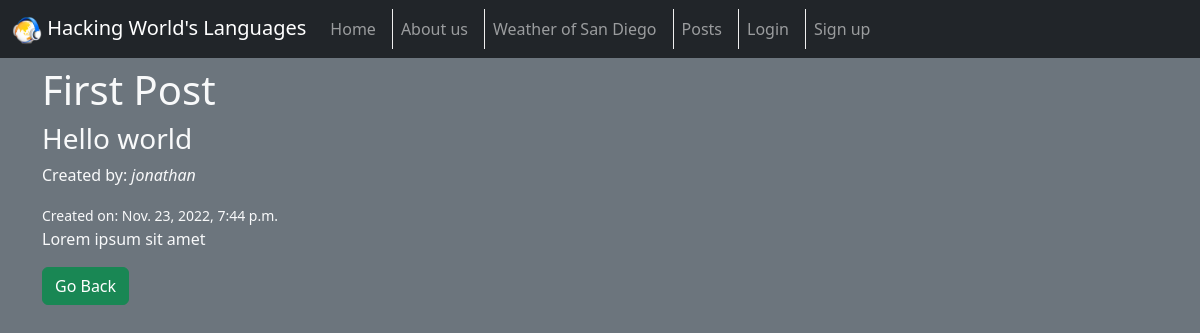
/posts/3/, run on the app's committed database.
### posts/models.py (models this page shows, shortened)
class Post (models.Model):
    title = models.CharField(max_length=100)
    subtitle = models.CharField(max_length=100)
    body = models.TextField()
    created_at = models.DateTimeField(auto_now_add=True)
    author = models.ForeignKey(
        get_user_model(),
        on_delete=models.CASCADE,
    )
    status = models.ForeignKey(
        Status,
        on_delete=models.CASCADE,
        default=2,
    )

### posts/views.py (the view)
# urls.py: path("<int:pk>/", PostDetailView.as_view(), name="detail"),
class PostDetailView(DetailView):
    model = Post
    template_name = "posts/detail.html"

### templates/posts/detail.html (shortened to what this page needs)
{% extends 'base.html' %}
{% block content %}
<h1>{{ post.title }}</h1>
<h3>{{ post.subtitle }}</h3>
<p>Created by: <i>{{post.author}}</i> </p>
<small>Created on: {{post.created_at}} </small>
<p>{{ post.body }}</p>
<a href="{% url 'list' %}" class="btn btn-success">Go Back</a>
{% endblock content %}

### data on the page
Post: title "First Post", subtitle "Hello world", author "jonathan", created_at "Nov. 23, 2022, 7:44 p.m.", body "Lorem ipsum sit amet"
